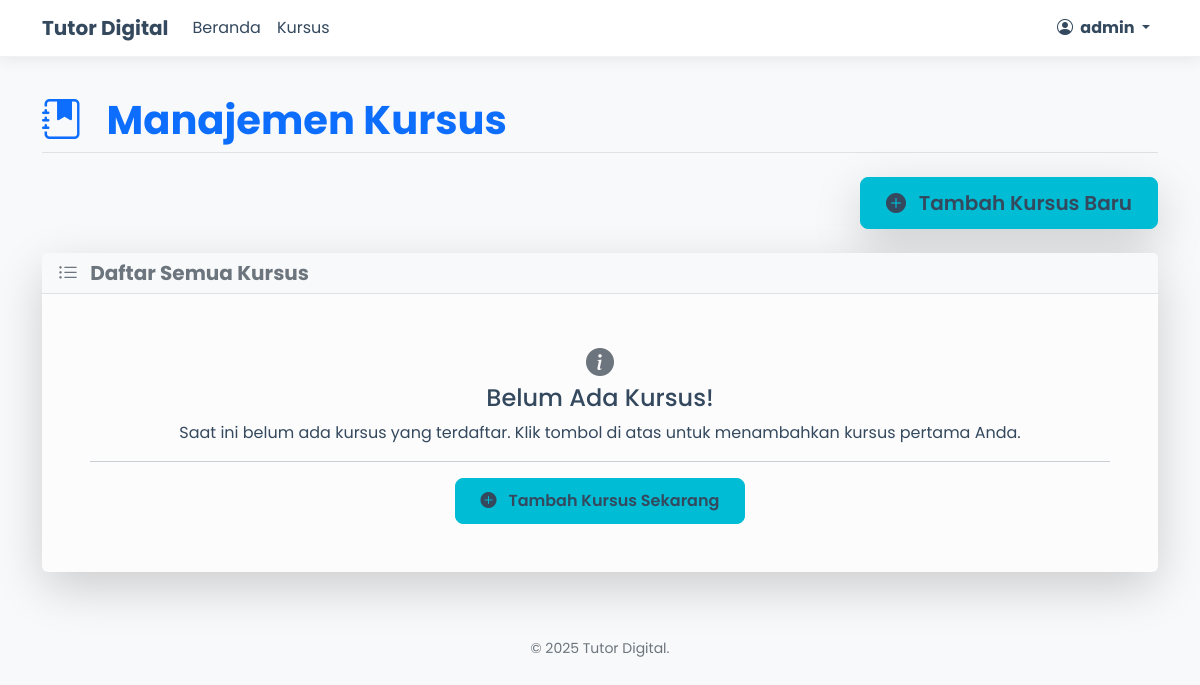
Before: /admin/courses (signed in) with the older database file.
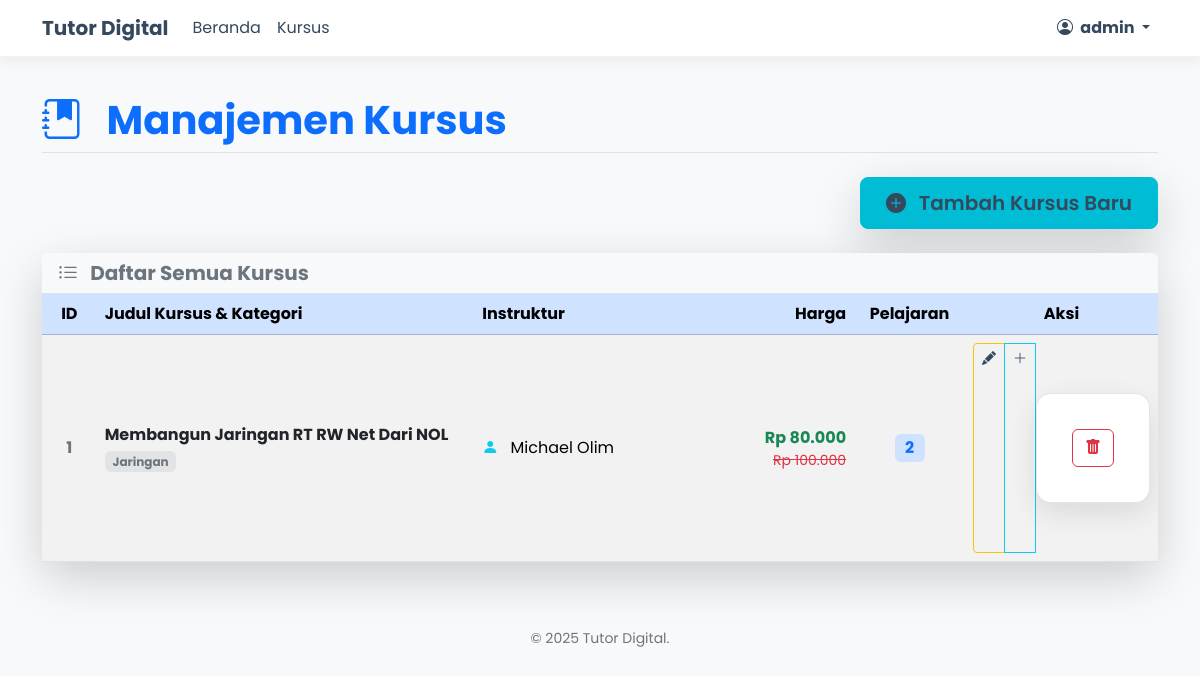
After: the same page with the newer database file.
### models.py (models this page shows, shortened)
class Course(db.Model):
    id = db.Column(db.Integer, primary_key=True)
    title = db.Column(db.String(100), nullable=False)
    description = db.Column(db.Text)
    category = db.Column(db.String(64), default='Umum')
    instructor_name = db.Column(db.String(100))
    instructor_title = db.Column(db.String(100))
    rating = db.Column(db.Float, default=0.0)
    price = db.Column(db.Integer, default=0)
    discount_percent = db.Column(db.Integer, default=0)
    duration_hours = db.Column(db.Integer, default=10) # Field baru
    image_url = db.Column(db.String(255), nullable=True)
    instructor_image_url = db.Column(db.String(255), nullable=True)
    lessons = db.relationship('Lesson', backref='course', lazy='dynamic')
    enrollments = db.relationship('Enrollment', backref='course', lazy='dynamic')
    def total_lessons(self):
        return self.lessons.count()
    @hybrid_property
    def final_price(self):
        return self.price - (self.price * self.discount_percent / 100)

### routes.py (the view)
@app.route('/admin/courses')
@login_required
@admin_required
def admin_courses():
    courses = Course.query.all()
    return render_template('admin/courses.html', title='Kelola Kursus', courses=courses)

### app.py (called while the page is built)
@app.context_processor
def inject_global_variables():
    return dict(
        now=datetime.utcnow # Menggunakan UTC, atau datetime.now() jika Anda yakin dengan timezone server
    )

### models.py (called while the page is built)
@login_manager.user_loader
def load_user(user_id):
    return User.query.get(int(user_id))

### routes.py (called while the page is built)
def admin_required(f):
    @wraps(f)
    def decorated_function(*args, **kwargs):
        if not current_user.is_authenticated or not current_user.is_admin:
            flash('Akses ditolak. Anda harus menjadi Administrator.', 'danger')
            return redirect(url_for('index'))
        return f(*args, **kwargs)
    return decorated_function

### utils.py (called while the page is built)
def format_rupiah(value):
    return "{:,.0f}".format(value).replace(",", ".")

### templates/admin/courses.html (shortened to what the changed rows need)
{% extends "base.html" %}
{% block content %}
<div class="container">
    <h1 class="mb-4 text-primary border-bottom pb-2 fw-bolder">
        <i class="bi bi-journal-bookmark-fill me-3"></i> Manajemen Kursus
    </h1>
    <div class="card shadow-lg border-0 rounded-4">
        <div class="card-body p-0">
            {% if courses %}
            <div class="table-responsive">
                <table class="table table-striped table-hover align-middle mb-0">
                    <thead class="table-primary">
                        <tr>
                            <th scope="col" class="text-center" style="width: 5%;">ID</th>
                            <th scope="col" style="width: 35%;">Judul Kursus & Kategori</th>
                            <th scope="col" style="width: 20%;">Instruktur</th>
                            <th scope="col" class="text-end" style="width: 15%;">Harga</th>
                            <th scope="col" class="text-center" style="width: 10%;">Pelajaran</th>
                            <th scope="col" class="text-center" style="width: 15%;">Aksi</th>
                        </tr>
                    </thead>
                    <tbody>
                        {% for course in courses %}
                        <tr>
                            <th scope="row" class="text-center text-muted">{{ course.id }}</th>
                            <td>
                                <a href="{{ url_for('course_detail', course_id=course.id) }}" class="text-dark fw-bold text-decoration-none hover-primary">{{ course.title }}</a>
                                <br><span class="badge bg-secondary-subtle text-secondary mt-1">{{ course.category }}</span>
                            </td>
                            <td>
                                <i class="bi bi-person-fill me-2 text-info"></i> {{ course.instructor_name }}
                            </td>
                            <td class="text-end">
                                {% if course.price == 0 %}
                                    <span class="badge bg-success fs-6 fw-bold">GRATIS</span>
                                {% else %}
                                    <span class="fw-bolder text-success d-block">Rp {{ course.final_price|format_rupiah }}</span>
                                    {% if course.discount_percent > 0 %}
                                        <small class="text-danger text-decoration-line-through d-block">Rp {{ course.price|format_rupiah }}</small>
                                    {% endif %}
                                {% endif %}
                            </td>
                            <td class="text-center">
                                <span class="badge bg-primary-subtle text-primary fs-6">{{ course.total_lessons() }}</span>
                            </td>
                            <td class="text-center">
                                <div class="btn-group btn-group-sm" role="group" aria-label="Aksi Kursus">
                                    <a href="{{ url_for('edit_course', course_id=course.id) }}" class="btn btn-outline-warning" title="Edit Kursus">
                                        <i class="bi bi-pencil-fill"></i>
                                    </a>
                                    <a href="{{ url_for('add_lesson', course_id=course.id) }}" class="btn btn-outline-info" title="Tambah Pelajaran">
                                        <i class="bi bi-plus-lg"></i>
                                    </a>
                                    <form method="POST" action="{{ url_for('delete_course', course_id=course.id) }}" class="d-inline">
                                        <button type="submit" class="btn btn-outline-danger" onclick="return confirm('Yakin ingin menghapus kursus ini? Semua pelajaran dan pendaftaran akan ikut terhapus!')" title="Hapus Kursus">
                                            <i class="bi bi-trash-fill"></i>
                                        </button>
                                    </form>
                                </div>
                            </td>
                        </tr>
                        {% endfor %}
                    </tbody>
                </table>
            </div>
            {% else %}
            <div class="alert alert-light text-center p-5 mb-0" role="alert">
                <i class="bi bi-info-circle-fill text-secondary fs-3 mb-3"></i>
                <h4 class="alert-heading">Belum Ada Kursus!</h4>
                <p>Saat ini belum ada kursus yang terdaftar. Klik tombol di atas untuk menambahkan kursus pertama Anda.</p>
                <hr>
                <a href="{{ url_for('add_course') }}" class="btn btn-primary"><i class="bi bi-plus-circle-fill me-2"></i> Tambah Kursus Sekarang</a>
            </div>
            {% endif %}
        </div>
    </div>
</div>
{% endblock %}

Changed rows visible on the page:
added Course: id "1", title "Membangun Jaringan RT RW Net Dari NOL", category "Jaringan", instructor_name "Michael Olim", final_price "80.000", price "100.000", total_lessons "2"
Other visible differences:
text no longer shown: "Belum Ada Kursus! Saat ini belum ada kursus yang terdaftar. Klik tombol di atas untuk menambahkan kursus pertama Anda. Tambah Kursus Sekarang"
text now shown: "ID Judul Kursus & Kategori Instruktur Harga Pelajaran Aksi"
